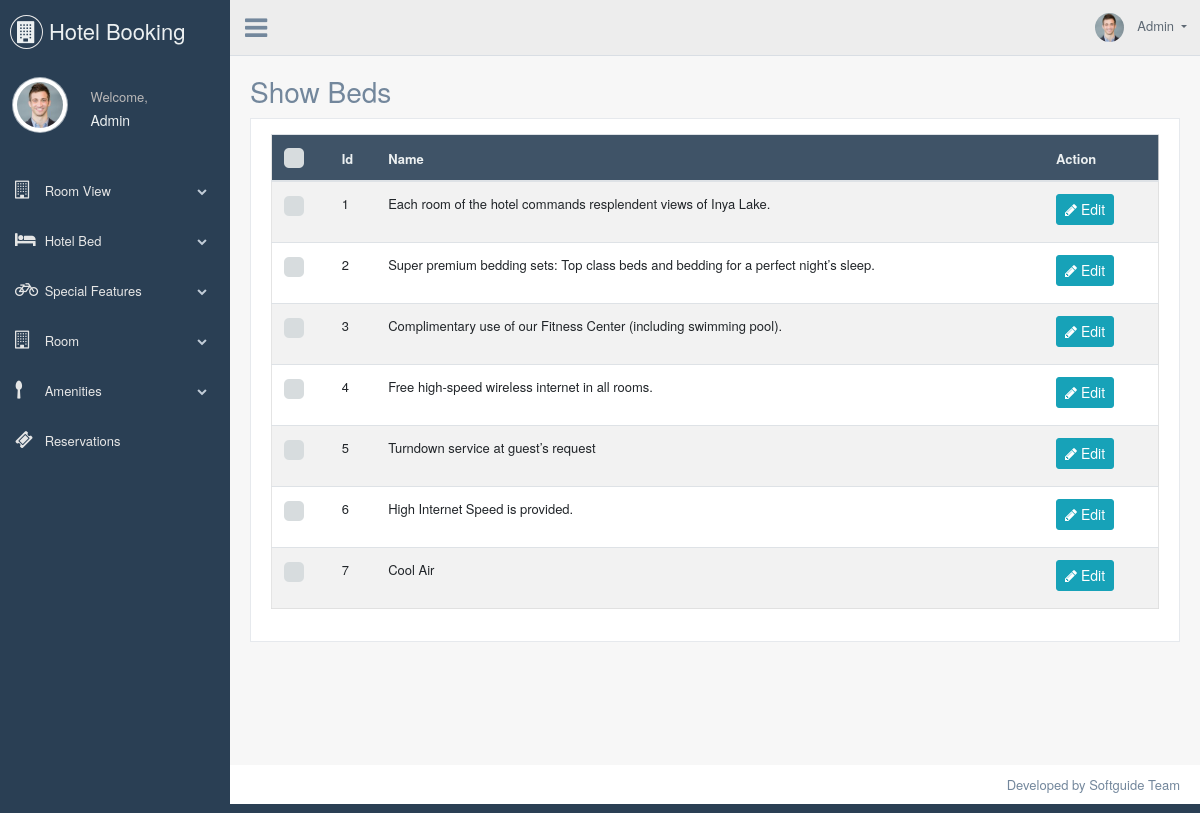
/backend/show_room_special_features.php (signed in), run on the app's committed database.
### tables this page shows
CREATE TABLE `special_features` (
  `id` int(10) UNSIGNED NOT NULL,
  `name` varchar(100) NOT NULL,
  `created_at` datetime NOT NULL,
  `updated_at` datetime NOT NULL,
  `created_by` int(10) UNSIGNED NOT NULL,
  `updated_by` int(10) UNSIGNED NOT NULL,
  `deleted_at` datetime DEFAULT NULL,
  `deleted_by` int(10) UNSIGNED DEFAULT NULL
);

### backend/show_room_special_features.php (the view, shortened to what this page needs)
<?php
    require("../require/check_auth.php");
    $table         = "special_features";
    $table_no      = 1;
    $show_sql      = "SELECT id,name FROM $table WHERE deleted_at IS NULL";
    $res_show_sql  = $mysqli->query($show_sql);
    require("../templates/cp_header.php");
    require("../templates/cp_left_side_bar.php");
    require("../templates/cp_top_nav.php");
?>
    <div class="right_col" role="main">
        <div class="">
            <div class="page-title">
                <div class="title_left">
                    <h3>Show Beds</h3>
                </div>
            </div>
            <div class="row" style="display: block;">
                <div class="col-md-12 col-sm-12  ">
                    <div class="x_panel">
                        <div class="x_content">
                            <div class="table-responsive">
                                <table class="table table-striped jambo_table bulk_action">
                                    <thead>
                                        <tr class="headings">
                                            <th>
                                            </th>
                                            <th class="column-title">Id </th>
                                            <th class="column-title">Name </th>
                                            <th class="column-title">Action </th>
                                        </tr>
                                    </thead>
                                    <tbody>
                                        <?php
                                            while ($row = $res_show_sql->fetch_assoc()) {
                                                $name   = htmlspecialchars($row["name"]);
                                        ?>
                                        <tr class="even pointer">
                                            <td class="a-center ">
                                            </td>
                                            <td class=" "><?= $table_no++ ?></td>
                                            <td class=" "><?= $name ?></td>
                                            <td class=" ">
                                                <a href="" class="btn btn-info btn-sm">
                                                    <i class="fa fa-pencil"></i> Edit
                                                </a>
                                            </td>
                                        </tr>
                                        <?php } ?>
                                    </tbody>
                                </table>
                            </div>
                        </div>
                    </div>
                </div>
            </div>
        </div>
    </div>
<?php
    require("../templates/cp_footer.php");
?>

### data on the page
special_features: name "Each room of the hotel commands resplendent views of Inya Lake."
special_features: name "Super premium bedding sets: Top class beds and bedding for a perfect night’s sleep."
special_features: name "Complimentary use of our Fitness Center (including swimming pool)."
special_features: name "Free high-speed wireless internet in all rooms."
special_features: name "Turndown service at guest’s request"
special_features: name "High Internet Speed is provided."
special_features: name "Cool Air"

### other printed values
$_SESSION["user_name"] "Admin"
